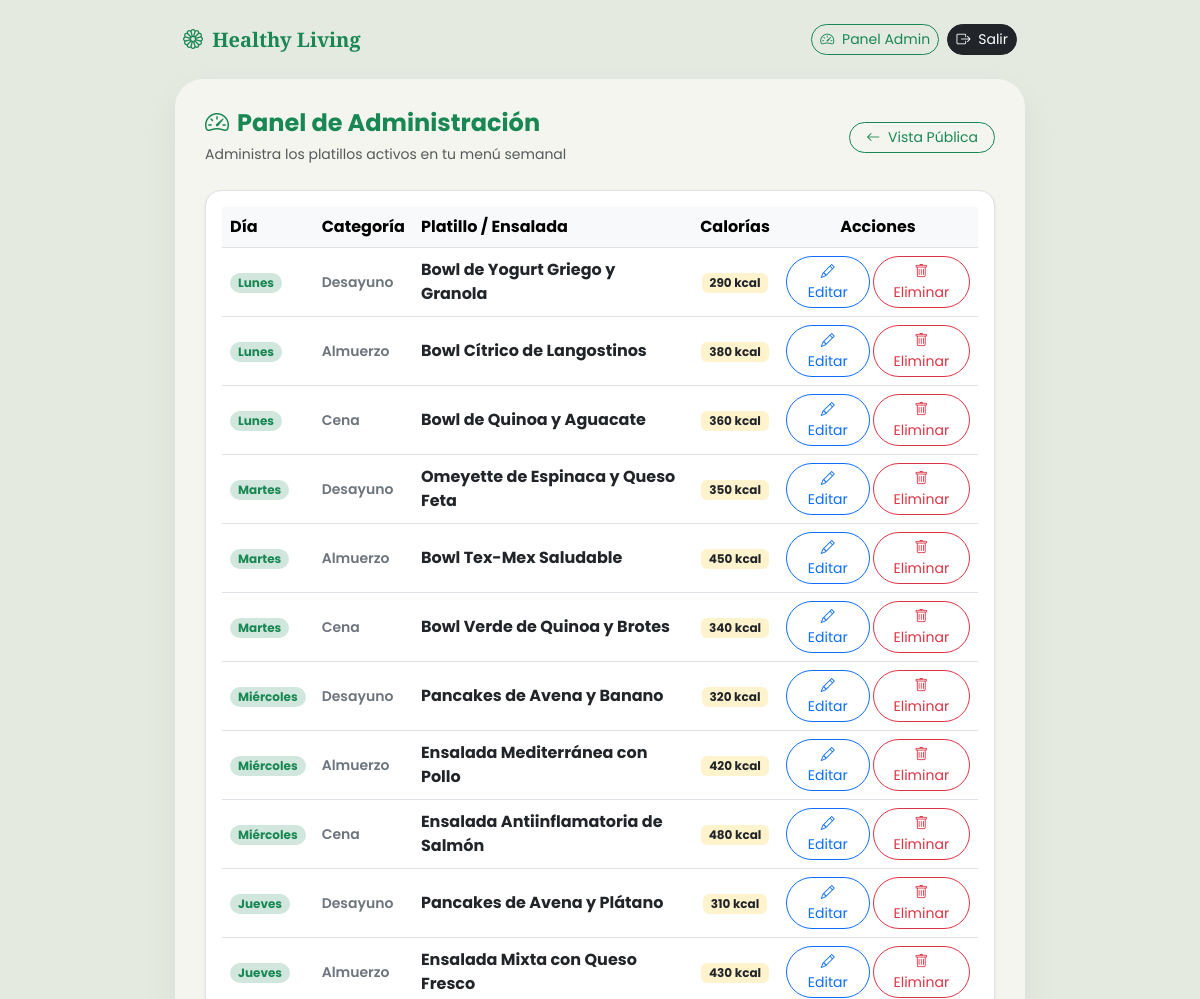
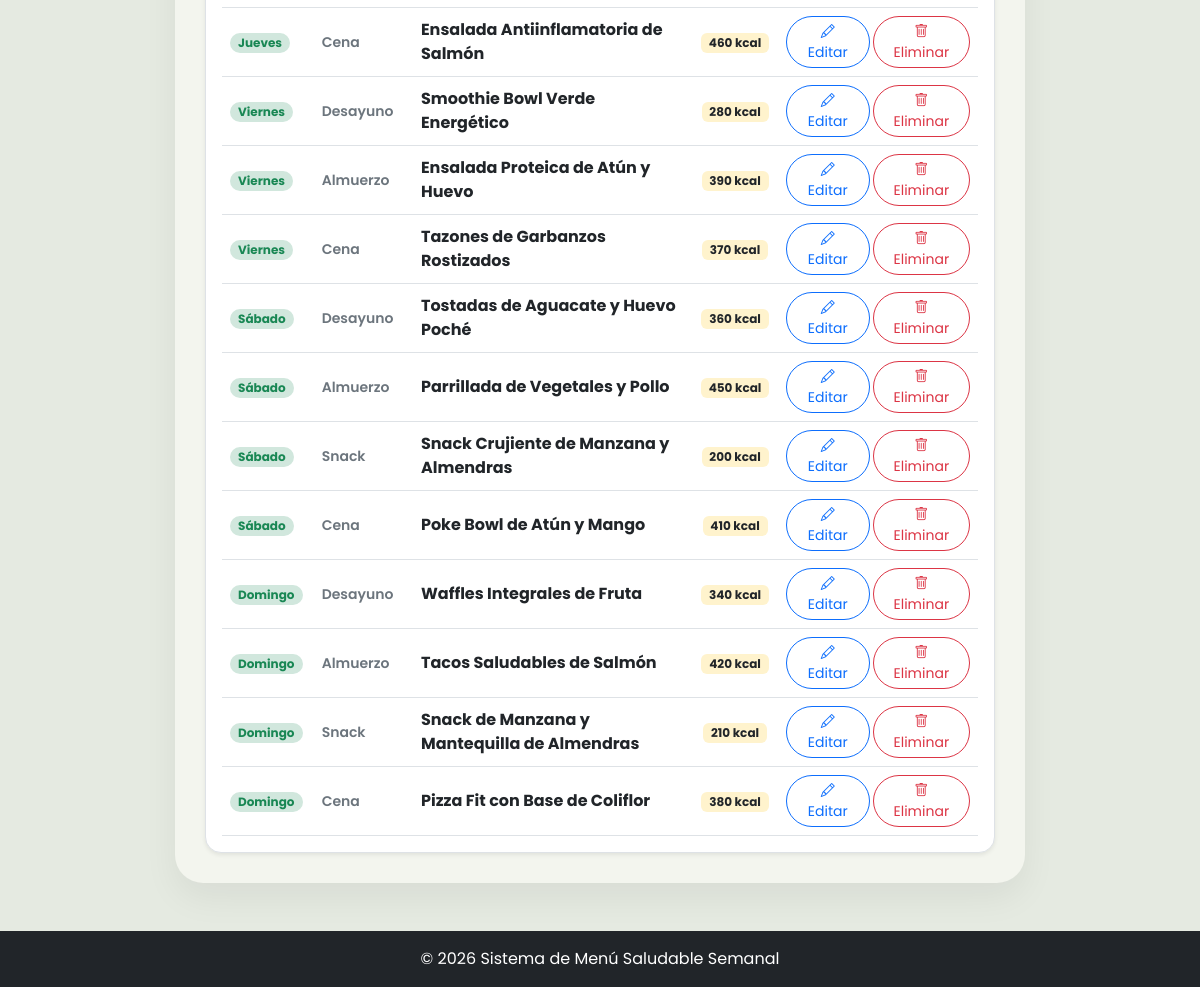
The page /admin.php (signed in) on the database its author committed (2 pictures, top to bottom).
### tables this page shows
CREATE TABLE `menu` (
  `id` int(11) NOT NULL,
  `dia` varchar(20) NOT NULL,
  `categoria` varchar(50) NOT NULL,
  `platillo` varchar(100) NOT NULL,
  `ingredientes` text NOT NULL,
  `fecha_registro` timestamp NOT NULL DEFAULT current_timestamp(),
  `calorias` int(11) NOT NULL DEFAULT 0,
  `imagen` varchar(255) DEFAULT NULL
);

### admin.php (the view, shortened to what this page needs)
<?php
require_once 'config/conexion.php';
$resultado = $conn->query("SELECT * FROM menu ORDER BY FIELD(dia, 'Lunes', 'Martes', 'Miércoles', 'Jueves', 'Viernes', 'Sábado', 'Domingo')");
include 'includes/header.php';
?>
<div class="main-card my-4">
    <div class="d-flex justify-content-between align-items-center mb-4">
        <div>
            <h4 class="fw-bold text-success mb-1"><i class="bi bi-speedometer2 me-2"></i>Panel de Administración</h4>
            <span class="text-muted small">Administra los platillos activos en tu menú semanal</span>
        </div>
        <a href="index.php" class="btn btn-outline-success rounded-pill px-3 btn-sm"><i class="bi bi-arrow-left me-1"></i> Vista Pública</a>
    </div>
    <div class="bg-white p-3 rounded-4 shadow-sm border">
        <div class="table-responsive">
            <table class="table table-hover align-middle mb-0">
                <thead class="table-light">
                    <tr>
                        <th>Día</th>
                        <th>Categoría</th>
                        <th>Platillo / Ensalada</th>
                        <th class="text-center">Calorías</th>
                        <th class="text-center">Acciones</th>
                    </tr>
                </thead>
                <tbody>
                    <?php if ($resultado->num_rows > 0): ?>
                        <?php while ($row = $resultado->fetch_assoc()): ?>
                            <tr>
                                <td><span class="badge bg-success-subtle text-success fw-bold px-2 py-1 rounded-pill"><?= $row['dia'] ?></span></td>
                                <td><small class="fw-semibold text-secondary"><?= $row['categoria'] ?></small></td>
                                <td class="fw-bold text-dark"><?= $row['platillo'] ?></td>
                                <td class="text-center"><span class="badge bg-warning-subtle text-dark fw-bold"><?= $row['calorias'] ?> kcal</span></td>
                                <td class="text-center">
                                    <div class="btn-group btn-group-sm">
                                        <a href="editar.php?id=<?= $row['id'] ?>" class="btn btn-outline-primary px-3 rounded-pill me-1">
                                            <i class="bi bi-pencil"></i> Editar
                                        </a>
                                        <a href="admin.php?eliminar=<?= $row['id'] ?>" class="btn btn-outline-danger px-3 rounded-pill" onclick="return confirm('¿Seguro que deseas eliminar este platillo del menú?');">
                                            <i class="bi bi-trash"></i> Eliminar
                                        </a>
                                    </div>
                                </td>
                            </tr>
                        <?php endwhile; ?>
                    <?php else: ?>
                        <tr>
                            <td colspan="5" class="text-center py-4 text-muted">No hay platillos registrados en el menú activo.</td>
                        </tr>
                    <?php endif; ?>
                </tbody>
            </table>
        </div>
    </div>
</div>
<?php include 'includes/footer.php'; ?>

### includes/header.php (shortened to what this page needs)
<!DOCTYPE html>
<html lang="es">
<head>
    <link href="https://cdn.jsdelivr.net/npm/bootstrap@5.3.0/dist/css/bootstrap.min.css" rel="stylesheet">
    <link href="https://cdn.jsdelivr.net/npm/bootstrap-icons@1.11.3/font/bootstrap-icons.min.css" rel="stylesheet">
</head>
<body>
<div class="container py-4">
    <div class="d-flex justify-content-between align-items-center max-width-container mb-3 px-2" style="max-width: 850px; margin: auto;">
        <a href="index.php" class="fw-bold text-success text-decoration-none fs-5" style="font-family: 'Playfair Display', serif;">
            <i class="bi bi-flower1 me-1"></i> Healthy Living
        </a>
        <div>
            <?php if (isset($_SESSION['admin'])): ?>
                <a href="admin.php" class="btn btn-sm btn-outline-success rounded-pill me-1"><i class="bi bi-speedometer2 me-1"></i> Panel Admin</a>
                <a href="logout.php" class="btn btn-sm btn-dark rounded-pill"><i class="bi bi-box-arrow-right me-1"></i> Salir</a>
            <?php else: ?>
                <a href="login.php" class="btn btn-sm btn-outline-success rounded-pill px-3"><i class="bi bi-person-fill me-1"></i> Mi Cuenta Healthy</a>
            <?php endif; ?>
        </div>
    </div>

### includes/footer.php (shortened to what this page needs)
</div>
<footer class="bg-dark text-white text-center py-3 mt-auto">
    <p class="mb-0">&copy; <?= date('Y') ?> Sistema de Menú Saludable Semanal</p>
</footer>
</body>
</html>

### includes/header.php (style rules this page uses)
body { background-color: #e5eae1; font-family: 'Poppins', sans-serif; color: #1e3d2f; }
.main-card { background-color: #f3f5ee; border-radius: 28px; box-shadow: 0 15px 35px rgba(0,0,0,0.06); padding: 30px; max-width: 850px; margin: auto; }

### rows shown on the page
menu: dia "Lunes", categoria "Desayuno", platillo "Bowl de Yogurt Griego y Granola", calorias "290"
menu: dia "Lunes", categoria "Almuerzo", platillo "Bowl Cítrico de Langostinos", calorias "380"
menu: dia "Lunes", categoria "Cena", platillo "Bowl de Quinoa y Aguacate", calorias "360"
menu: dia "Martes", categoria "Desayuno", platillo "Omeyette de Espinaca y Queso Feta", calorias "350"
menu: dia "Martes", categoria "Almuerzo", platillo "Bowl Tex-Mex Saludable", calorias "450"
menu: dia "Martes", categoria "Cena", platillo "Bowl Verde de Quinoa y Brotes", calorias "340"
menu: dia "Miércoles", categoria "Desayuno", platillo "Pancakes de Avena y Banano", calorias "320"
menu: dia "Miércoles", categoria "Almuerzo", platillo "Ensalada Mediterránea con Pollo", calorias "420"
menu: dia "Miércoles", categoria "Cena", platillo "Ensalada Antiinflamatoria de Salmón", calorias "480"
menu: dia "Jueves", categoria "Desayuno", platillo "Pancakes de Avena y Plátano", calorias "310"
menu: dia "Jueves", categoria "Almuerzo", platillo "Ensalada Mixta con Queso Fresco", calorias "430"
menu: dia "Jueves", categoria "Cena", platillo "Ensalada Antiinflamatoria de Salmón", calorias "460"
menu: dia "Viernes", categoria "Desayuno", platillo "Smoothie Bowl Verde Energético", calorias "280"
menu: dia "Viernes", categoria "Almuerzo", platillo "Ensalada Proteica de Atún y Huevo", calorias "390"
menu: dia "Viernes", categoria "Cena", platillo "Tazones de Garbanzos Rostizados", calorias "370"
menu: dia "Sábado", categoria "Desayuno", platillo "Tostadas de Aguacate y Huevo Poché", calorias "360"
menu: dia "Sábado", categoria "Almuerzo", platillo "Parrillada de Vegetales y Pollo", calorias "450"
menu: dia "Sábado", categoria "Snack", platillo "Snack Crujiente de Manzana y Almendras", calorias "200"
menu: dia "Sábado", categoria "Cena", platillo "Poke Bowl de Atún y Mango", calorias "410"
menu: dia "Domingo", categoria "Desayuno", platillo "Waffles Integrales de Fruta", calorias "340"
menu: dia "Domingo", categoria "Almuerzo", platillo "Tacos Saludables de Salmón", calorias "420"
menu: dia "Domingo", categoria "Snack", platillo "Snack de Manzana y Mantequilla de Almendras", calorias "210"
menu: dia "Domingo", categoria "Cena", platillo "Pizza Fit con Base de Coliflor", calorias "380"
